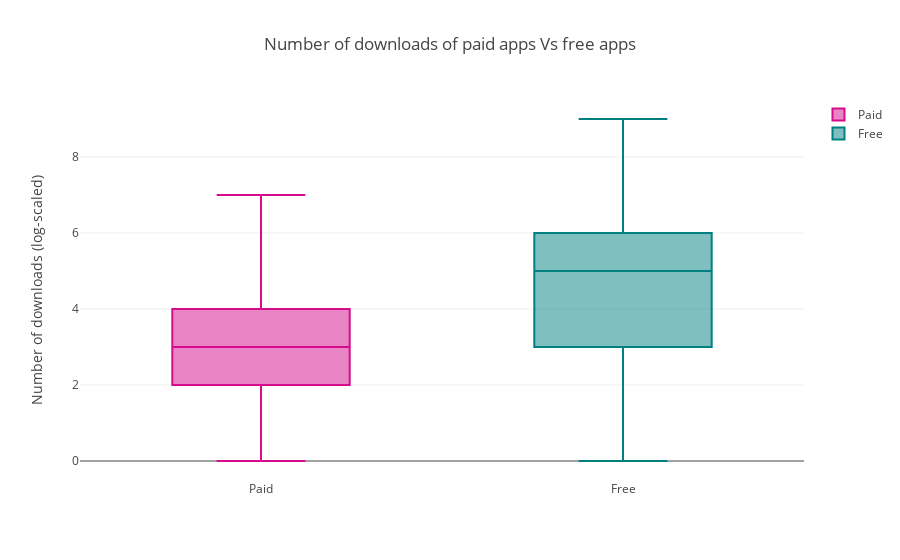

Notebook code for this chart:
### Markdown cell above
### Number of downloads

### Code cell
trace0 = go.Box(
    y=np.log10(playstore_df['Installs'][playstore_df.Type=='Paid']),
    name = 'Paid',
    marker = dict(
        color = 'rgb(214, 12, 140)',
    )

)
trace1 = go.Box(
    y=np.log10(playstore_df['Installs'][playstore_df.Type=='Free']),
    name = 'Free',
    marker = dict(
        color = 'rgb(0, 128, 128)',
    )
)
layout = go.Layout(
    title = "Number of downloads of paid apps Vs free apps",
    yaxis= {'title': 'Number of downloads (log-scaled)'}
)
data = [trace0, trace1]
plotly.offline.iplot({'data': data, 'layout': layout})

### Figure 1 — Plotly figure (JSON) as saved in the notebook; plotly's stock layout.template omitted (floating-point values rounded to 4 significant figures; data arrays with more than 128 entries replaced by an {"elided": "..."} marker saying what was removed)
{"data": [{"marker": {"color": "rgb(214, 12, 140)"}, "name": "Paid", "type": "box", "uid": "15fbdd51-514f-491a-9434-641383351946", "y": {"elided": "756 float values"}}, {"marker": {"color": "rgb(0, 128, 128)"}, "name": "Free", "type": "box", "uid": "0ed9f263-ad27-404f-b858-d4039159c0dc", "y": {"elided": "8903 float values"}}], "layout": {"title": {"text": "Number of downloads of paid apps Vs free apps"}, "yaxis": {"title": {"text": "Number of downloads (log-scaled)"}}}}
